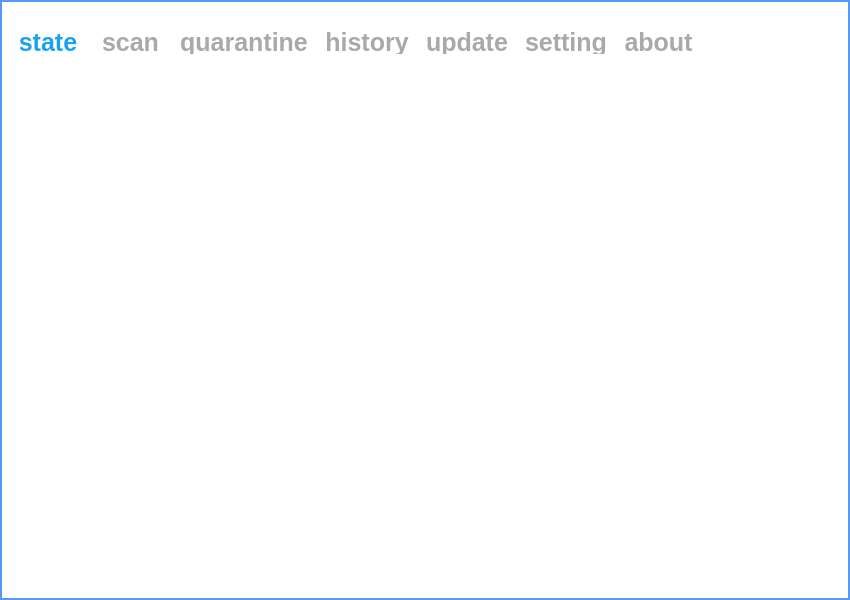
<?xml version="1.0" encoding="UTF-8"?>
<ui version="4.0">
 <class>MainUi</class>
 <widget class="QMainWindow" name="MainUi">
  <property name="windowModality">
   <enum>Qt::ApplicationModal</enum>
  </property>
  <property name="geometry">
   <rect>
    <x>0</x>
    <y>0</y>
    <width>850</width>
    <height>600</height>
   </rect>
  </property>
  <property name="windowTitle">
   <string>armaAV</string>
  </property>
  <property name="windowIcon">
   <iconset resource="img.qrc">
    <normaloff>:/app/img/img/22.png</normaloff>
    <disabledoff>:/app/img/img/22.white.png</disabledoff>:/app/img/img/22.png</iconset>
  </property>
  <property name="layoutDirection">
   <enum>Qt::LeftToRight</enum>
  </property>
  <property name="styleSheet">
   <string notr="true"/>
  </property>
  <widget class="QWidget" name="widget">
   <property name="styleSheet">
    <string notr="true">#widget
{
	border: 2px solid #559bf5;
	background: white;
}</string>
   </property>
   <widget class="QWidget" name="tabWidget" native="true">
    <property name="geometry">
     <rect>
      <x>10</x>
      <y>98</y>
      <width>825</width>
      <height>485</height>
     </rect>
    </property>
   </widget>
   <widget class="QPushButton" name="min">
    <property name="geometry">
     <rect>
      <x>780</x>
      <y>2</y>
      <width>34</width>
      <height>30</height>
     </rect>
    </property>
    <property name="sizePolicy">
     <sizepolicy hsizetype="Fixed" vsizetype="Fixed">
      <horstretch>0</horstretch>
      <verstretch>0</verstretch>
     </sizepolicy>
    </property>
    <property name="baseSize">
     <size>
      <width>34</width>
      <height>30</height>
     </size>
    </property>
    <property name="font">
     <font>
      <family>Segoe UI</family>
      <pointsize>12</pointsize>
     </font>
    </property>
    <property name="toolTip">
     <string>Minimize</string>
    </property>
    <property name="whatsThis">
     <string/>
    </property>
    <property name="autoFillBackground">
     <bool>false</bool>
    </property>
    <property name="styleSheet">
     <string notr="true">QPushButton {background-image: url(:/app/img/img/skin/minimize.png); border: none; selection-color: none;
selection-background-color: none;}
QPushButton:hover {background-image: url(:/app/img/img/skin/minimize.png);border: none;}


QPushButton:pressed{background-image: url(:/app/img/img/skin/minimize-hover.png); border: none;}
</string>
    </property>
    <property name="text">
     <string/>
    </property>
    <property name="iconSize">
     <size>
      <width>35</width>
      <height>30</height>
     </size>
    </property>
    <property name="checkable">
     <bool>false</bool>
    </property>
    <property name="flat">
     <bool>true</bool>
    </property>
   </widget>
   <widget class="QWidget" name="layoutWidget">
    <property name="geometry">
     <rect>
      <x>10</x>
      <y>20</y>
      <width>688</width>
      <height>45</height>
     </rect>
    </property>
    <layout class="QHBoxLayout" name="hLayout">
     <property name="spacing">
      <number>17</number>
     </property>
     <property name="leftMargin">
      <number>5</number>
     </property>
     <property name="rightMargin">
      <number>5</number>
     </property>
     <item>
      <widget class="QPushButton" name="statePushButton">
       <property name="font">
        <font>
         <family>Segoe UI</family>
         <pointsize>19</pointsize>
         <weight>75</weight>
         <bold>true</bold>
        </font>
       </property>
       <property name="styleSheet">
        <string notr="true">QPushButton { color: #1aa2f1; }

 QPushButton:pressed { color : darkgray; }

 QPushButton:flat {  border: none;  }

QPushButton:hover { color: black; }

/* QPushButton:default { border-color: #1aa2f1; }

QLabel { color : #1aa2f1; }
QLabel:hover{ color: black ;}
QLabe:pressedl { color : darkgray; }*/</string>
       </property>
       <property name="text">
        <string>state</string>
       </property>
       <property name="flat">
        <bool>true</bool>
       </property>
      </widget>
     </item>
     <item>
      <widget class="QPushButton" name="scanPushButton">
       <property name="font">
        <font>
         <family>Segoe UI</family>
         <pointsize>19</pointsize>
         <weight>75</weight>
         <bold>true</bold>
        </font>
       </property>
       <property name="styleSheet">
        <string notr="true">QPushButton:pressed { color: #1aa2f1; }

 QPushButton { color : darkgray; }

 QPushButton:flat {  border: none;  }

QPushButton:hover { color: black; }

/* QPushButton:default { border-color: #1aa2f1; }

QLabel { color : #1aa2f1; }
QLabel:hover{ color: black ;}
QLabe:pressedl { color : darkgray; }*/</string>
       </property>
       <property name="text">
        <string>scan</string>
       </property>
       <property name="flat">
        <bool>true</bool>
       </property>
      </widget>
     </item>
     <item>
      <widget class="QPushButton" name="quarantinePushButton">
       <property name="font">
        <font>
         <family>Segoe UI</family>
         <pointsize>19</pointsize>
         <weight>75</weight>
         <bold>true</bold>
        </font>
       </property>
       <property name="styleSheet">
        <string notr="true">QPushButton:pressed { color: #1aa2f1; }

 QPushButton { color : darkgray; }

 QPushButton:flat {  border: none;  }

QPushButton:hover { color: black; }

/* QPushButton:default { border-color: #1aa2f1; }

QLabel { color : #1aa2f1; }
QLabel:hover{ color: black ;}
QLabe:pressedl { color : darkgray; }*/</string>
       </property>
       <property name="text">
        <string>quarantine</string>
       </property>
       <property name="flat">
        <bool>true</bool>
       </property>
      </widget>
     </item>
     <item>
      <widget class="QPushButton" name="historyPushButton">
       <property name="font">
        <font>
         <family>Segoe UI</family>
         <pointsize>19</pointsize>
         <weight>75</weight>
         <bold>true</bold>
        </font>
       </property>
       <property name="styleSheet">
        <string notr="true">QPushButton:pressed { color: #1aa2f1; }

 QPushButton { color : darkgray; }

 QPushButton:flat {  border: none;  }

QPushButton:hover { color: black; }

/* QPushButton:default { border-color: #1aa2f1; }

QLabel { color : #1aa2f1; }
QLabel:hover{ color: black ;}
QLabe:pressedl { color : darkgray; }*/</string>
       </property>
       <property name="text">
        <string>history</string>
       </property>
       <property name="flat">
        <bool>true</bool>
       </property>
      </widget>
     </item>
     <item>
      <widget class="QPushButton" name="updatePushButton">
       <property name="font">
        <font>
         <family>Segoe UI</family>
         <pointsize>19</pointsize>
         <weight>75</weight>
         <bold>true</bold>
        </font>
       </property>
       <property name="styleSheet">
        <string notr="true">QPushButton:pressed { color: #1aa2f1; }

 QPushButton { color : darkgray; }

 QPushButton:flat {  border: none;  }

QPushButton:hover { color: black; }

/* QPushButton:default { border-color: #1aa2f1; }

QLabel { color : #1aa2f1; }
QLabel:hover{ color: black ;}
QLabe:pressedl { color : darkgray; }*/</string>
       </property>
       <property name="text">
        <string>update</string>
       </property>
       <property name="flat">
        <bool>true</bool>
       </property>
      </widget>
     </item>
     <item>
      <widget class="QPushButton" name="settingPushButton">
       <property name="font">
        <font>
         <family>Segoe UI</family>
         <pointsize>19</pointsize>
         <weight>75</weight>
         <bold>true</bold>
        </font>
       </property>
       <property name="styleSheet">
        <string notr="true">QPushButton:pressed { color: #1aa2f1; }

 QPushButton { color : darkgray; }

 QPushButton:flat {  border: none;  }

QPushButton:hover { color: black; }

/* QPushButton:default { border-color: #1aa2f1; }

QLabel { color : #1aa2f1; }
QLabel:hover{ color: black ;}
QLabe:pressedl { color : darkgray; }*/</string>
       </property>
       <property name="text">
        <string>setting</string>
       </property>
       <property name="flat">
        <bool>true</bool>
       </property>
      </widget>
     </item>
     <item>
      <widget class="QPushButton" name="aboutPushButton">
       <property name="font">
        <font>
         <family>Segoe UI</family>
         <pointsize>19</pointsize>
         <weight>75</weight>
         <bold>true</bold>
        </font>
       </property>
       <property name="styleSheet">
        <string notr="true">QPushButton:pressed { color: #1aa2f1; }

 QPushButton { color : darkgray; }

 QPushButton:flat {  border: none;  }

QPushButton:hover { color: black; }

/* QPushButton:default { border-color: #1aa2f1; }

QLabel { color : #1aa2f1; }
QLabel:hover{ color: black ;}
QLabe:pressedl { color : darkgray; }*/</string>
       </property>
       <property name="text">
        <string>about</string>
       </property>
       <property name="flat">
        <bool>true</bool>
       </property>
      </widget>
     </item>
    </layout>
   </widget>
   <widget class="QPushButton" name="close">
    <property name="geometry">
     <rect>
      <x>810</x>
      <y>2</y>
      <width>34</width>
      <height>30</height>
     </rect>
    </property>
    <property name="sizePolicy">
     <sizepolicy hsizetype="Fixed" vsizetype="Fixed">
      <horstretch>0</horstretch>
      <verstretch>0</verstretch>
     </sizepolicy>
    </property>
    <property name="baseSize">
     <size>
      <width>34</width>
      <height>30</height>
     </size>
    </property>
    <property name="font">
     <font>
      <family>Segoe UI</family>
      <pointsize>12</pointsize>
     </font>
    </property>
    <property name="toolTip">
     <string>Close</string>
    </property>
    <property name="autoFillBackground">
     <bool>false</bool>
    </property>
    <property name="styleSheet">
     <string notr="true">
QPushButton { background-image: url(:/app/img/img/skin/close.png);border: none;}
QPushButton:hover {background-image: url(:/app/img/img/skin/close.png); border: none;}
QPushButton:pressed{background-image: url(:/app/img/img/skin/close-hover.png); border: none;}</string>
    </property>
    <property name="text">
     <string/>
    </property>
    <property name="iconSize">
     <size>
      <width>35</width>
      <height>30</height>
     </size>
    </property>
    <property name="checkable">
     <bool>false</bool>
    </property>
    <property name="flat">
     <bool>true</bool>
    </property>
   </widget>
  </widget>
 </widget>
 <layoutdefault spacing="6" margin="11"/>
 <resources>
  <include location="img.qrc"/>
 </resources>
 <connections/>
</ui>
